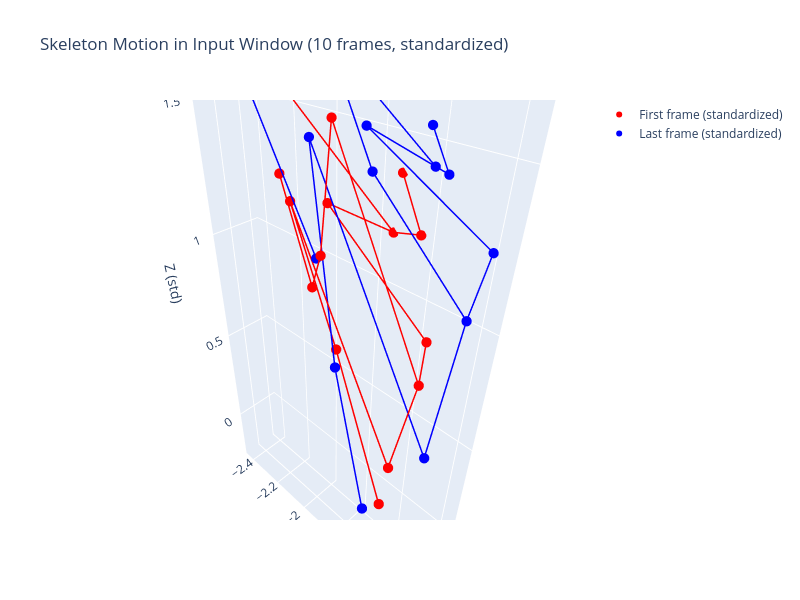

This figure's notebook cell:
### Code cell
# Visualize skeleton keypoint trajectories for a sample window
sample = train_dataset[len(train_dataset) // 2]
input_tensor = sample['input'].numpy()  # [T_in, 54]
input_skeleton = input_tensor[:, :54]   # [T_in, 54]

fig = go.Figure()

# Plot skeleton at first and last input frames
for frame_idx, (frame_label, opacity) in enumerate([(0, 'First frame'), (config.T_in - 1, 'Last frame')]):
    sk = input_skeleton[frame_label].reshape(16, 3)
    fig.add_trace(go.Scatter3d(
        x=sk[:, 0], y=sk[:, 1], z=sk[:, 2],
        mode='markers',
        marker=dict(size=6, color='red' if frame_idx == 0 else 'blue'),
        name=f'{opacity} (standardized)',
    ))

    # Connections
    connections = [(0,1),(1,2),(2,3),(3,4),(4,5),(5,6),(6,7),(3,8),(8,9),(9,10),(10,11),(0,12),(12,13),(0,14),(14,15),(13,16),(15,17)]
    for start, end in connections:
        fig.add_trace(go.Scatter3d(
            x=[sk[start, 0], sk[end, 0]],
            y=[sk[start, 1], sk[end, 1]],
            z=[sk[start, 2], sk[end, 2]],
            mode='lines',
            line=dict(color='red' if frame_idx == 0 else 'blue', width=3),
            showlegend=False,
        ))

fig.update_layout(
    title=f'Skeleton Motion in Input Window ({config.T_in} frames, standardized)',
    scene=dict(xaxis_title='X (std)', yaxis_title='Y (std)', zaxis_title='Z (std)', aspectmode='data'),
    width=800, height=600,
)
fig.show()

### Figure 1 — Plotly figure (JSON) as saved in the notebook; plotly's stock layout.template omitted (floating-point values rounded to 4 significant figures)
{"data": [{"marker": {"color": "red", "size": 6}, "mode": "markers", "name": "First frame (standardized)", "type": "scatter3d", "x": [1.573, 1.628, 1.632, 1.691, 1.771, 1.624, 1.612, 1.6, 1.67, 1.758, 1.769, 1.68, 1.703, 1.682, 1.578, 1.574], "y": [-1.746, -1.983, -1.54, -1.51, -1.541, -2.177, -1.957, -1.695, -1.92, -1.882, -1.912, -2.157, -2.335, -2.428, -1.64, -1.728], "z": [1.188, 1.229, 0.9017, 0.7768, 0.4129, 1.176, 0.6164, -0.1433, 1.517, 1.125, 0.9993, 1.296, 1.757, 1.604, 1.217, 1.383]}, {"line": {"color": "red", "width": 3}, "mode": "lines", "showlegend": false, "type": "scatter3d", "x": [1.573, 1.628], "y": [-1.746, -1.983], "z": [1.188, 1.229]}, {"line": {"color": "red", "width": 3}, "mode": "lines", "showlegend": false, "type": "scatter3d", "x": [1.628, 1.632], "y": [-1.983, -1.54], "z": [1.229, 0.9017]}, {"line": {"color": "red", "width": 3}, "mode": "lines", "showlegend": false, "type": "scatter3d", "x": [1.632, 1.691], "y": [-1.54, -1.51], "z": [0.9017, 0.7768]}, {"line": {"color": "red", "width": 3}, "mode": "lines", "showlegend": false, "type": "scatter3d", "x": [1.691, 1.771], "y": [-1.51, -1.541], "z": [0.7768, 0.4129]}, {"line": {"color": "red", "width": 3}, "mode": "lines", "showlegend": false, "type": "scatter3d", "x": [1.771, 1.624], "y": [-1.541, -2.177], "z": [0.4129, 1.176]}, {"line": {"color": "red", "width": 3}, "mode": "lines", "showlegend": false, "type": "scatter3d", "x": [1.624, 1.612], "y": [-2.177, -1.957], "z": [1.176, 0.6164]}, {"line": {"color": "red", "width": 3}, "mode": "lines", "showlegend": false, "type": "scatter3d", "x": [1.612, 1.6], "y": [-1.957, -1.695], "z": [0.6164, -0.1433]}, {"line": {"color": "red", "width": 3}, "mode": "lines", "showlegend": false, "type": "scatter3d", "x": [1.691, 1.67], "y": [-1.51, -1.92], "z": [0.7768, 1.517]}, {"line": {"color": "red", "width": 3}, "mode": "lines", "showlegend": false, "type": "scatter3d", "x": [1.67, 1.758], "y": [-1.92, -1.882], "z": [1.517, 1.125]}, {"line": {"color": "red", "width": 3}, "mode": "lines", "showlegend": false, "type": "scatter3d", "x": [1.758, 1.769], "y": [-1.882, -1.912], "z": [1.125, 0.9993]}, {"line": {"color": "red", "width": 3}, "mode": "lines", "showlegend": false, "type": "scatter3d", "x": [1.769, 1.68], "y": [-1.912, -2.157], "z": [0.9993, 1.296]}, {"line": {"color": "red", "width": 3}, "mode": "lines", "showlegend": false, "type": "scatter3d", "x": [1.573, 1.703], "y": [-1.746, -2.335], "z": [1.188, 1.757]}, {"line": {"color": "red", "width": 3}, "mode": "lines", "showlegend": false, "type": "scatter3d", "x": [1.703, 1.682], "y": [-2.335, -2.428], "z": [1.757, 1.604]}, {"line": {"color": "red", "width": 3}, "mode": "lines", "showlegend": false, "type": "scatter3d", "x": [1.573, 1.578], "y": [-1.746, -1.64], "z": [1.188, 1.217]}, {"line": {"color": "red", "width": 3}, "mode": "lines", "showlegend": false, "type": "scatter3d", "x": [1.578, 1.574], "y": [-1.64, -1.728], "z": [1.217, 1.383]}, {"marker": {"color": "blue", "size": 6}, "mode": "markers", "name": "Last frame (standardized)", "type": "scatter3d", "x": [1.578, 1.658, 1.641, 1.707, 1.73, 1.625, 1.637, 1.626, 1.66, 1.739, 1.777, 1.655, 1.693, 1.662, 1.611, 1.61], "y": [-1.617, -1.799, -1.377, -1.381, -1.429, -2.067, -1.939, -1.77, -1.769, -1.946, -2.181, -2.014, -2.269, -2.347, -1.552, -1.619], "z": [1.429, 1.516, 1.285, 1.106, 0.5296, 1.423, 0.5488, -0.2303, 1.398, 1.874, 1.624, 1.021, 1.961, 1.607, 1.433, 1.543]}, {"line": {"color": "blue", "width": 3}, "mode": "lines", "showlegend": false, "type": "scatter3d", "x": [1.578, 1.658], "y": [-1.617, -1.799], "z": [1.429, 1.516]}, {"line": {"color": "blue", "width": 3}, "mode": "lines", "showlegend": false, "type": "scatter3d", "x": [1.658, 1.641], "y": [-1.799, -1.377], "z": [1.516, 1.285]}, {"line": {"color": "blue", "width": 3}, "mode": "lines", "showlegend": false, "type": "scatter3d", "x": [1.641, 1.707], "y": [-1.377, -1.381], "z": [1.285, 1.106]}, {"line": {"color": "blue", "width": 3}, "mode": "lines", "showlegend": false, "type": "scatter3d", "x": [1.707, 1.73], "y": [-1.381, -1.429], "z": [1.106, 0.5296]}, {"line": {"color": "blue", "width": 3}, "mode": "lines", "showlegend": false, "type": "scatter3d", "x": [1.73, 1.625], "y": [-1.429, -2.067], "z": [0.5296, 1.423]}, {"line": {"color": "blue", "width": 3}, "mode": "lines", "showlegend": false, "type": "scatter3d", "x": [1.625, 1.637], "y": [-2.067, -1.939], "z": [1.423, 0.5488]}, {"line": {"color": "blue", "width": 3}, "mode": "lines", "showlegend": false, "type": "scatter3d", "x": [1.637, 1.626], "y": [-1.939, -1.77], "z": [0.5488, -0.2303]}, {"line": {"color": "blue", "width": 3}, "mode": "lines", "showlegend": false, "type": "scatter3d", "x": [1.707, 1.66], "y": [-1.381, -1.769], "z": [1.106, 1.398]}, {"line": {"color": "blue", "width": 3}, "mode": "lines", "showlegend": false, "type": "scatter3d", "x": [1.66, 1.739], "y": [-1.769, -1.946], "z": [1.398, 1.874]}, {"line": {"color": "blue", "width": 3}, "mode": "lines", "showlegend": false, "type": "scatter3d", "x": [1.739, 1.777], "y": [-1.946, -2.181], "z": [1.874, 1.624]}, {"line": {"color": "blue", "width": 3}, "mode": "lines", "showlegend": false, "type": "scatter3d", "x": [1.777, 1.655], "y": [-2.181, -2.014], "z": [1.624, 1.021]}, {"line": {"color": "blue", "width": 3}, "mode": "lines", "showlegend": false, "type": "scatter3d", "x": [1.578, 1.693], "y": [-1.617, -2.269], "z": [1.429, 1.961]}, {"line": {"color": "blue", "width": 3}, "mode": "lines", "showlegend": false, "type": "scatter3d", "x": [1.693, 1.662], "y": [-2.269, -2.347], "z": [1.961, 1.607]}, {"line": {"color": "blue", "width": 3}, "mode": "lines", "showlegend": false, "type": "scatter3d", "x": [1.578, 1.611], "y": [-1.617, -1.552], "z": [1.429, 1.433]}, {"line": {"color": "blue", "width": 3}, "mode": "lines", "showlegend": false, "type": "scatter3d", "x": [1.611, 1.61], "y": [-1.552, -1.619], "z": [1.433, 1.543]}], "layout": {"height": 600, "scene": {"aspectmode": "data", "aspectratio": {"x": 0.2623, "y": 1.353, "z": 2.819}, "xaxis": {"title": {"text": "X (std)"}, "type": "linear"}, "yaxis": {"title": {"text": "Y (std)"}, "type": "linear"}, "zaxis": {"title": {"text": "Z (std)"}, "type": "linear"}}, "title": {"text": "Skeleton Motion in Input Window (10 frames, standardized)"}, "width": 800}}
